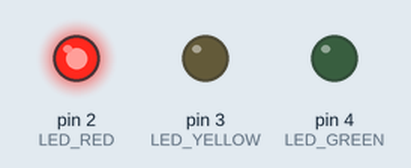
Recording of a sketch running on a simulated Arduino Uno, built with avr-gcc and run on an emulated ATmega328P. On the bench: output pins drawn as LEDs (lit = HIGH).

Above: at 2.5 s.
At 5.5 s:
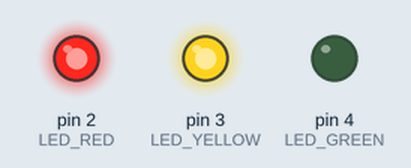
At 8.5 s:
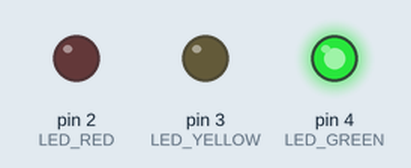
At 11.5 s:
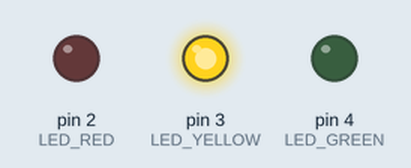
Timing chart, 0 to 15.6 s (numbered marks = the images above):
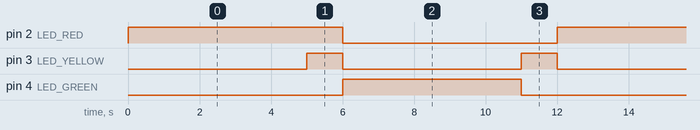

Measured:
- by itself, pin 2 (LED_RED): alternates HIGH for 6.0 s and LOW for 6.0 s
- by itself, pin 3 (LED_YELLOW): alternates HIGH for 1.0 s and LOW for 5.0 s
- by itself, pin 4 (LED_GREEN): alternates HIGH for 5.0 s and LOW for 7.0 s

The sketch:

trafikljus.ino
```cpp
const int LED_RED = 2;
const int LED_YELLOW = 3;
const int LED_GREEN = 4;

void setup() {
  // put your setup code here, to run once:
  pinMode(LED_RED, OUTPUT);
  pinMode(LED_YELLOW, OUTPUT);
  pinMode(LED_GREEN, OUTPUT);
}

void loop() {
  // put your main code here, to run repeatedly:
  digitalWrite(LED_RED, HIGH);
  digitalWrite(LED_YELLOW, LOW);
  digitalWrite(LED_GREEN, LOW);
  delay(5000);
  digitalWrite(LED_RED, HIGH);
  digitalWrite(LED_YELLOW, HIGH);
  digitalWrite(LED_GREEN, LOW);
  delay(1000);
  digitalWrite(LED_RED, LOW);
  digitalWrite(LED_YELLOW, LOW);
  digitalWrite(LED_GREEN, HIGH);
  delay(5000);
  digitalWrite(LED_RED, LOW);
  digitalWrite(LED_YELLOW, HIGH);
  digitalWrite(LED_GREEN, LOW);
  delay(1000);
}
```
